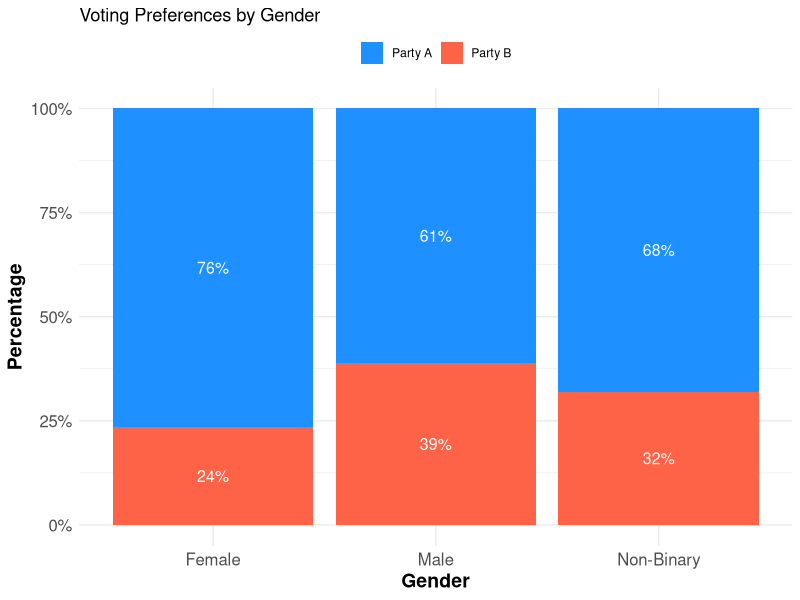
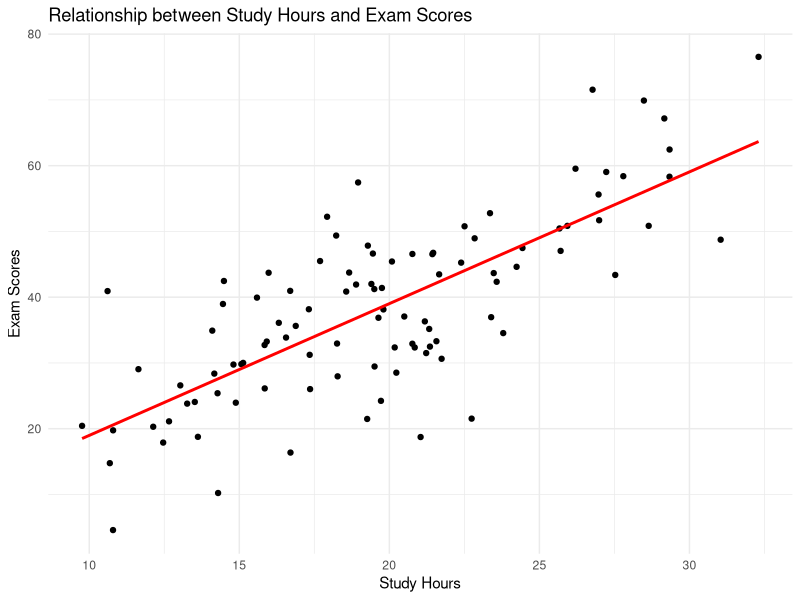
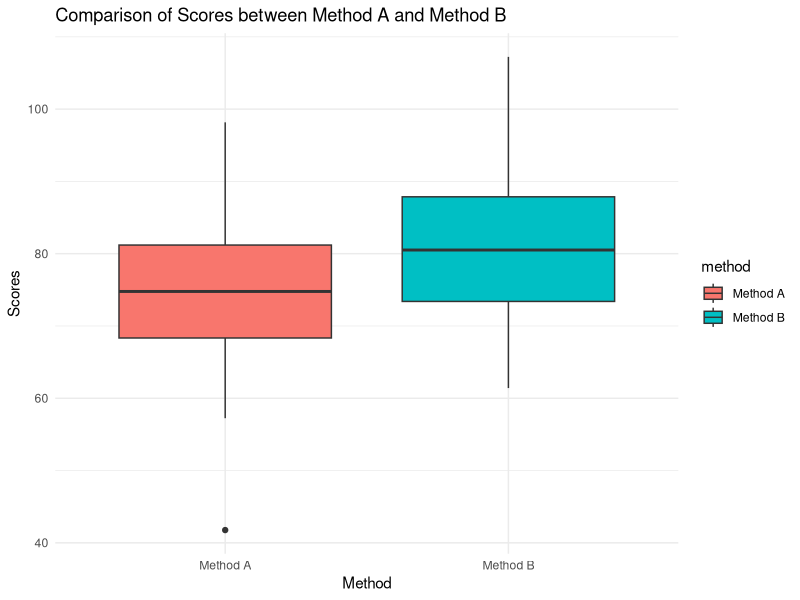

Generate these figures, in order, with R:
## ---- chunk 1
library(tidyverse)
library(dplyr)
library(ggplot2)
# Example: Testing association between gender and voting preference

# Create sample data
gender <- c(rep("Male", 90), rep("Female", 85), rep("Non-Binary", 125))
# Create the vote vector with adjusted non-binary voting pattern
vote <- c(rep("Party A", 55), rep("Party B", 45), 
          rep("Party A", 65), rep("Party B", 35), 
          rep("Party A", 85), rep("Party B", 15))
gender_data <- data.frame(gender, vote)

# Calculate percentages
gender_data_summary <- as.data.frame(prop.table(table(gender_data$gender, gender_data$vote), 1))
colnames(gender_data_summary) <- c("Gender", "Party", "Percentage")
## ---- chunk 2
# view the data
glimpse(gender_data)

# plot of data
ggplot(gender_data_summary, aes(x = Gender, y = Percentage, fill = Party)) +
  geom_bar(stat = "identity", position = "stack") +
  geom_text(aes(label = scales::percent(Percentage, accuracy = 1)), 
            position = position_stack(vjust = 0.5), 
            color = "white", size = 4) +
  scale_y_continuous(labels = scales::percent) +
  scale_fill_manual(values = c("Party A" = "#1E90FF", "Party B" = "#FF6347")) +
  theme_minimal() +
  theme(legend.position = "top",
        axis.text = element_text(size = 12),
        axis.title = element_text(size = 14, face = "bold"),
        legend.title = element_blank()) +
  labs(title = "Voting Preferences by Gender",
       x = "Gender",
       y = "Percentage")
## ---- chunk 3
# Perform chi-square test
result <- chisq.test(table(gender_data$gender, gender_data$vote))
## ---- chunk 4
# Print results
print(result)
## ---- chunk 5
# Interpret results
if (result$p.value < 0.05) {
  print("There is a significant association between gender and voting preference.")
} else {
  print("There is no significant association between gender and voting preference.")
}
## ---- chunk 6
# Example: Testing correlation between study hours and exam scores

# Create sample data
study_hours <- rnorm(100, mean = 20, sd = 5)
exam_scores <- 2 * study_hours + rnorm(100, mean = 0, sd = 10)
## ---- chunk 7
data.cor <- data.frame(study_hours, exam_scores)

str(data.cor)

ggplot(data.cor, aes(x = study_hours, y = exam_scores)) +
  geom_point() +
  geom_smooth(method = "lm", se = FALSE, color = "red") +
  theme_minimal() +
  labs(title = "Relationship between Study Hours and Exam Scores",
       x = "Study Hours",
       y = "Exam Scores")
## ---- chunk 8
# Perform correlation test
result.cor <- cor.test(data.cor$study_hours, data.cor$exam_scores)

# Print results
print(result.cor)
## ---- chunk 9
# Interpret results
if (result.cor$p.value < 0.05) {
  print(paste("There is a significant correlation between study hours and exam scores. Correlation coefficient:", round(result.cor$estimate, 2)))
} else {
  print("There is no significant correlation between study hours and exam scores.")
}
## ---- chunk 10
# Example: 

# Create sample data
method <- c(rep("Method A", 50), rep("Method B", 50))
scores <- c(rnorm(50, mean = 75, sd = 10), rnorm(50, mean = 80, sd = 10))
## ---- chunk 11
data.exam <- data.frame(method, scores)

str(data.exam)

ggplot(data.exam, aes(x = method, y = scores, fill = method)) +
  geom_boxplot() +
  theme_minimal() +
  labs(title = "Comparison of Scores between Method A and Method B",
       x = "Method",
       y = "Scores")
## ---- chunk 12
# Perform t-test
result <- t.test(scores ~ method, data = data.exam)

# Print results
print(result)
## ---- chunk 13
# Interpret results
if (result$p.value < 0.05) {
  print("There is a significant difference in exam scores between the two teaching methods.")
} else {
  print("There is no significant difference in exam scores between the two teaching methods.")
}
